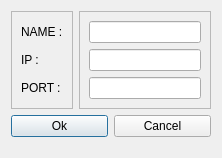
<?xml version="1.0" encoding="UTF-8"?>
<ui version="4.0">
 <class>AddDialog</class>
 <widget class="QDialog" name="AddDialog">
  <property name="geometry">
   <rect>
    <x>0</x>
    <y>0</y>
    <width>222</width>
    <height>158</height>
   </rect>
  </property>
  <property name="windowTitle">
   <string>Dialog</string>
  </property>
  <layout class="QGridLayout" name="gridLayout_2">
   <item row="0" column="0">
    <layout class="QFormLayout" name="formLayout">
     <item row="1" column="0" colspan="2">
      <layout class="QHBoxLayout" name="horizontalLayout_2">
       <item>
        <widget class="QPushButton" name="OkButton">
         <property name="text">
          <string>Ok</string>
         </property>
        </widget>
       </item>
       <item>
        <widget class="QPushButton" name="CancelButton">
         <property name="text">
          <string>Cancel</string>
         </property>
        </widget>
       </item>
      </layout>
     </item>
     <item row="0" column="0" colspan="2">
      <layout class="QGridLayout" name="gridLayout">
       <item row="0" column="0">
        <widget class="QFrame" name="frame_2">
         <property name="frameShape">
          <enum>QFrame::Shape::StyledPanel</enum>
         </property>
         <property name="frameShadow">
          <enum>QFrame::Shadow::Raised</enum>
         </property>
         <layout class="QVBoxLayout" name="verticalLayout_2">
          <item>
           <widget class="QLabel" name="label">
            <property name="text">
             <string>NAME :</string>
            </property>
           </widget>
          </item>
          <item>
           <widget class="QLabel" name="label_2">
            <property name="text">
             <string>IP :</string>
            </property>
           </widget>
          </item>
          <item>
           <widget class="QLabel" name="label_3">
            <property name="text">
             <string>PORT :</string>
            </property>
           </widget>
          </item>
         </layout>
        </widget>
       </item>
       <item row="0" column="1">
        <widget class="QFrame" name="frame">
         <property name="frameShape">
          <enum>QFrame::Shape::StyledPanel</enum>
         </property>
         <property name="frameShadow">
          <enum>QFrame::Shadow::Raised</enum>
         </property>
         <layout class="QVBoxLayout" name="verticalLayout">
          <item>
           <widget class="QLineEdit" name="Name"/>
          </item>
          <item>
           <widget class="QLineEdit" name="IP"/>
          </item>
          <item>
           <widget class="QLineEdit" name="PORT"/>
          </item>
         </layout>
        </widget>
       </item>
      </layout>
     </item>
    </layout>
   </item>
  </layout>
 </widget>
 <resources/>
 <connections/>
</ui>
